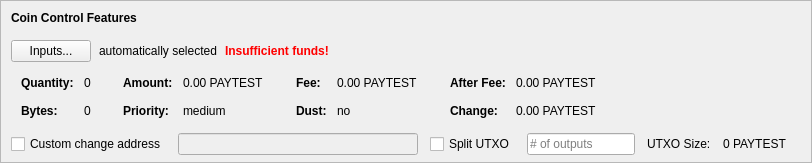
    <widget class="QFrame" name="frameCoinControl">
     <property name="sizePolicy">
      <sizepolicy hsizetype="Expanding" vsizetype="Expanding">
       <horstretch>0</horstretch>
       <verstretch>0</verstretch>
      </sizepolicy>
     </property>
     <property name="maximumSize">
      <size>
       <width>16777215</width>
       <height>16777215</height>
      </size>
     </property>
     <property name="frameShape">
      <enum>QFrame::StyledPanel</enum>
     </property>
     <property name="frameShadow">
      <enum>QFrame::Sunken</enum>
     </property>
     <layout class="QVBoxLayout" name="verticalLayoutCoinControl2">
      <property name="spacing">
       <number>0</number>
      </property>
      <property name="leftMargin">
       <number>0</number>
      </property>
      <property name="topMargin">
       <number>0</number>
      </property>
      <property name="rightMargin">
       <number>0</number>
      </property>
      <property name="bottomMargin">
       <number>6</number>
      </property>
      <item>
       <layout class="QVBoxLayout" name="verticalLayoutCoinControl" stretch="0,0,0,0,1">
        <property name="spacing">
         <number>0</number>
        </property>
        <property name="leftMargin">
         <number>10</number>
        </property>
        <property name="topMargin">
         <number>10</number>
        </property>
        <item>
         <layout class="QHBoxLayout" name="horizontalLayoutCoinControl1">
          <property name="bottomMargin">
           <number>15</number>
          </property>
          <item>
           <widget class="QLabel" name="labelCoinControlFeatures">
            <property name="sizePolicy">
             <sizepolicy hsizetype="Preferred" vsizetype="Maximum">
              <horstretch>0</horstretch>
              <verstretch>0</verstretch>
             </sizepolicy>
            </property>
            <property name="font">
             <font>
              <weight>75</weight>
              <bold>true</bold>
             </font>
            </property>
            <property name="styleSheet">
             <string notr="true">font-weight:bold;</string>
            </property>
            <property name="text">
             <string>Coin Control Features</string>
            </property>
           </widget>
          </item>
         </layout>
        </item>
        <item>
         <layout class="QHBoxLayout" name="horizontalLayoutCoinControl2" stretch="0,0,0,0">
          <property name="spacing">
           <number>8</number>
          </property>
          <property name="bottomMargin">
           <number>10</number>
          </property>
          <item>
           <widget class="QPushButton" name="pushButtonCoinControl">
            <property name="styleSheet">
             <string notr="true"/>
            </property>
            <property name="text">
             <string>Inputs...</string>
            </property>
            <property name="autoDefault">
             <bool>false</bool>
            </property>
           </widget>
          </item>
          <item>
           <widget class="QLabel" name="labelCoinControlAutomaticallySelected">
            <property name="text">
             <string>automatically selected</string>
            </property>
            <property name="margin">
             <number>5</number>
            </property>
           </widget>
          </item>
          <item>
           <widget class="QLabel" name="labelCoinControlInsuffFunds">
            <property name="font">
             <font>
              <weight>75</weight>
              <bold>true</bold>
             </font>
            </property>
            <property name="styleSheet">
             <string notr="true">color:red;font-weight:bold;</string>
            </property>
            <property name="text">
             <string>Insufficient funds!</string>
            </property>
            <property name="margin">
             <number>5</number>
            </property>
           </widget>
          </item>
          <item>
           <spacer name="horizontalSpacerCoinControl">
            <property name="orientation">
             <enum>Qt::Horizontal</enum>
            </property>
            <property name="sizeHint" stdset="0">
             <size>
              <width>40</width>
              <height>1</height>
             </size>
            </property>
           </spacer>
          </item>
         </layout>
        </item>
        <item>
         <widget class="QWidget" name="widgetCoinControl" native="true">
          <property name="sizePolicy">
           <sizepolicy hsizetype="Preferred" vsizetype="Preferred">
            <horstretch>0</horstretch>
            <verstretch>0</verstretch>
           </sizepolicy>
          </property>
          <property name="minimumSize">
           <size>
            <width>0</width>
            <height>0</height>
           </size>
          </property>
          <property name="styleSheet">
           <string notr="true"/>
          </property>
          <layout class="QHBoxLayout" name="horizontalLayoutCoinControl5">
           <property name="leftMargin">
            <number>0</number>
           </property>
           <property name="topMargin">
            <number>0</number>
           </property>
           <property name="rightMargin">
            <number>0</number>
           </property>
           <property name="bottomMargin">
            <number>0</number>
           </property>
           <item>
            <layout class="QHBoxLayout" name="horizontalLayoutCoinControl3" stretch="0,0,0,1">
             <property name="spacing">
              <number>20</number>
             </property>
             <property name="topMargin">
              <number>0</number>
             </property>
             <property name="bottomMargin">
              <number>10</number>
             </property>
             <item>
              <layout class="QFormLayout" name="formLayoutCoinControl1">
               <property name="horizontalSpacing">
                <number>10</number>
               </property>
               <property name="verticalSpacing">
                <number>14</number>
               </property>
               <property name="leftMargin">
                <number>10</number>
               </property>
               <property name="topMargin">
                <number>4</number>
               </property>
               <property name="rightMargin">
                <number>6</number>
               </property>
               <item row="0" column="0">
                <widget class="QLabel" name="labelCoinControlQuantityText">
                 <property name="font">
                  <font>
                   <weight>75</weight>
                   <bold>true</bold>
                  </font>
                 </property>
                 <property name="text">
                  <string>Quantity:</string>
                 </property>
                 <property name="margin">
                  <number>0</number>
                 </property>
                </widget>
               </item>
               <item row="0" column="1">
                <widget class="QLabel" name="labelCoinControlQuantity">
                 <property name="cursor">
                  <cursorShape>IBeamCursor</cursorShape>
                 </property>
                 <property name="contextMenuPolicy">
                  <enum>Qt::ActionsContextMenu</enum>
                 </property>
                 <property name="text">
                  <string notr="true">0</string>
                 </property>
                 <property name="margin">
                  <number>0</number>
                 </property>
                 <property name="textInteractionFlags">
                  <set>Qt::LinksAccessibleByMouse|Qt::TextSelectableByKeyboard|Qt::TextSelectableByMouse</set>
                 </property>
                </widget>
               </item>
               <item row="1" column="0">
                <widget class="QLabel" name="labelCoinControlBytesText">
                 <property name="font">
                  <font>
                   <weight>75</weight>
                   <bold>true</bold>
                  </font>
                 </property>
                 <property name="text">
                  <string>Bytes:</string>
                 </property>
                </widget>
               </item>
               <item row="1" column="1">
                <widget class="QLabel" name="labelCoinControlBytes">
                 <property name="cursor">
                  <cursorShape>IBeamCursor</cursorShape>
                 </property>
                 <property name="contextMenuPolicy">
                  <enum>Qt::ActionsContextMenu</enum>
                 </property>
                 <property name="text">
                  <string notr="true">0</string>
                 </property>
                 <property name="textInteractionFlags">
                  <set>Qt::LinksAccessibleByMouse|Qt::TextSelectableByKeyboard|Qt::TextSelectableByMouse</set>
                 </property>
                </widget>
               </item>
              </layout>
             </item>
             <item>
              <layout class="QFormLayout" name="formLayoutCoinControl2">
               <property name="horizontalSpacing">
                <number>10</number>
               </property>
               <property name="verticalSpacing">
                <number>14</number>
               </property>
               <property name="leftMargin">
                <number>6</number>
               </property>
               <property name="topMargin">
                <number>4</number>
               </property>
               <property name="rightMargin">
                <number>6</number>
               </property>
               <item row="0" column="0">
                <widget class="QLabel" name="labelCoinControlAmountText">
                 <property name="font">
                  <font>
                   <weight>75</weight>
                   <bold>true</bold>
                  </font>
                 </property>
                 <property name="text">
                  <string>Amount:</string>
                 </property>
                 <property name="margin">
                  <number>0</number>
                 </property>
                </widget>
               </item>
               <item row="0" column="1">
                <widget class="QLabel" name="labelCoinControlAmount">
                 <property name="cursor">
                  <cursorShape>IBeamCursor</cursorShape>
                 </property>
                 <property name="contextMenuPolicy">
                  <enum>Qt::ActionsContextMenu</enum>
                 </property>
                 <property name="text">
                  <string notr="true">0.00 PAYTEST</string>
                 </property>
                 <property name="textInteractionFlags">
                  <set>Qt::LinksAccessibleByMouse|Qt::TextSelectableByKeyboard|Qt::TextSelectableByMouse</set>
                 </property>
                </widget>
               </item>
               <item row="1" column="0">
                <widget class="QLabel" name="labelCoinControlPriorityText">
                 <property name="font">
                  <font>
                   <weight>75</weight>
                   <bold>true</bold>
                  </font>
                 </property>
                 <property name="text">
                  <string>Priority:</string>
                 </property>
                </widget>
               </item>
               <item row="1" column="1">
                <widget class="QLabel" name="labelCoinControlPriority">
                 <property name="cursor">
                  <cursorShape>IBeamCursor</cursorShape>
                 </property>
                 <property name="contextMenuPolicy">
                  <enum>Qt::ActionsContextMenu</enum>
                 </property>
                 <property name="text">
                  <string>medium</string>
                 </property>
                 <property name="textInteractionFlags">
                  <set>Qt::LinksAccessibleByMouse|Qt::TextSelectableByKeyboard|Qt::TextSelectableByMouse</set>
                 </property>
                </widget>
               </item>
              </layout>
             </item>
             <item>
              <layout class="QFormLayout" name="formLayoutCoinControl3">
               <property name="horizontalSpacing">
                <number>10</number>
               </property>
               <property name="verticalSpacing">
                <number>14</number>
               </property>
               <property name="leftMargin">
                <number>6</number>
               </property>
               <property name="topMargin">
                <number>4</number>
               </property>
               <property name="rightMargin">
                <number>6</number>
               </property>
               <item row="0" column="0">
                <widget class="QLabel" name="labelCoinControlFeeText">
                 <property name="font">
                  <font>
                   <weight>75</weight>
                   <bold>true</bold>
                  </font>
                 </property>
                 <property name="text">
                  <string>Fee:</string>
                 </property>
                 <property name="margin">
                  <number>0</number>
                 </property>
                </widget>
               </item>
               <item row="0" column="1">
                <widget class="QLabel" name="labelCoinControlFee">
                 <property name="cursor">
                  <cursorShape>IBeamCursor</cursorShape>
                 </property>
                 <property name="contextMenuPolicy">
                  <enum>Qt::ActionsContextMenu</enum>
                 </property>
                 <property name="text">
                  <string notr="true">0.00 PAYTEST</string>
                 </property>
                 <property name="textInteractionFlags">
                  <set>Qt::LinksAccessibleByMouse|Qt::TextSelectableByKeyboard|Qt::TextSelectableByMouse</set>
                 </property>
                </widget>
               </item>
               <item row="1" column="0">
                <widget class="QLabel" name="labelCoinControlLowOutputText">
                 <property name="font">
                  <font>
                   <weight>75</weight>
                   <bold>true</bold>
                  </font>
                 </property>
                 <property name="text">
                  <string>Dust:</string>
                 </property>
                </widget>
               </item>
               <item row="1" column="1">
                <widget class="QLabel" name="labelCoinControlLowOutput">
                 <property name="cursor">
                  <cursorShape>IBeamCursor</cursorShape>
                 </property>
                 <property name="contextMenuPolicy">
                  <enum>Qt::ActionsContextMenu</enum>
                 </property>
                 <property name="text">
                  <string>no</string>
                 </property>
                 <property name="textInteractionFlags">
                  <set>Qt::LinksAccessibleByMouse|Qt::TextSelectableByKeyboard|Qt::TextSelectableByMouse</set>
                 </property>
                </widget>
               </item>
              </layout>
             </item>
             <item>
              <layout class="QFormLayout" name="formLayoutCoinControl4">
               <property name="horizontalSpacing">
                <number>10</number>
               </property>
               <property name="verticalSpacing">
                <number>14</number>
               </property>
               <property name="leftMargin">
                <number>6</number>
               </property>
               <property name="topMargin">
                <number>4</number>
               </property>
               <property name="rightMargin">
                <number>6</number>
               </property>
               <item row="0" column="0">
                <widget class="QLabel" name="labelCoinControlAfterFeeText">
                 <property name="font">
                  <font>
                   <weight>75</weight>
                   <bold>true</bold>
                  </font>
                 </property>
                 <property name="text">
                  <string>After Fee:</string>
                 </property>
                 <property name="margin">
                  <number>0</number>
                 </property>
                </widget>
               </item>
               <item row="0" column="1">
                <widget class="QLabel" name="labelCoinControlAfterFee">
                 <property name="cursor">
                  <cursorShape>IBeamCursor</cursorShape>
                 </property>
                 <property name="contextMenuPolicy">
                  <enum>Qt::ActionsContextMenu</enum>
                 </property>
                 <property name="text">
                  <string notr="true">0.00 PAYTEST</string>
                 </property>
                 <property name="textInteractionFlags">
                  <set>Qt::LinksAccessibleByMouse|Qt::TextSelectableByKeyboard|Qt::TextSelectableByMouse</set>
                 </property>
                </widget>
               </item>
               <item row="1" column="0">
                <widget class="QLabel" name="labelCoinControlChangeText">
                 <property name="font">
                  <font>
                   <weight>75</weight>
                   <bold>true</bold>
                  </font>
                 </property>
                 <property name="text">
                  <string>Change:</string>
                 </property>
                </widget>
               </item>
               <item row="1" column="1">
                <widget class="QLabel" name="labelCoinControlChange">
                 <property name="cursor">
                  <cursorShape>IBeamCursor</cursorShape>
                 </property>
                 <property name="contextMenuPolicy">
                  <enum>Qt::ActionsContextMenu</enum>
                 </property>
                 <property name="text">
                  <string notr="true">0.00 PAYTEST</string>
                 </property>
                 <property name="textInteractionFlags">
                  <set>Qt::LinksAccessibleByMouse|Qt::TextSelectableByKeyboard|Qt::TextSelectableByMouse</set>
                 </property>
                </widget>
               </item>
              </layout>
             </item>
            </layout>
           </item>
          </layout>
         </widget>
        </item>
        <item>
         <layout class="QHBoxLayout" name="horizontalLayoutCoinControl4" stretch="0,0,0,0,0,0,0">
          <property name="spacing">
           <number>12</number>
          </property>
          <property name="sizeConstraint">
           <enum>QLayout::SetDefaultConstraint</enum>
          </property>
          <property name="topMargin">
           <number>5</number>
          </property>
          <property name="rightMargin">
           <number>5</number>
          </property>
          <item>
           <widget class="QCheckBox" name="checkBoxCoinControlChange">
            <property name="toolTip">
             <string>If this is activated, but the change address is empty or invalid, change will be sent to a newly generated address.</string>
            </property>
            <property name="text">
             <string>Custom change address</string>
            </property>
           </widget>
          </item>
          <item>
           <widget class="QValidatedLineEdit" name="lineEditCoinControlChange">
            <property name="enabled">
             <bool>false</bool>
            </property>
            <property name="sizePolicy">
             <sizepolicy hsizetype="Expanding" vsizetype="Fixed">
              <horstretch>0</horstretch>
              <verstretch>0</verstretch>
             </sizepolicy>
            </property>
           </widget>
          </item>
          <item>
           <widget class="QCheckBox" name="splitBlockCheckBox">
            <property name="text">
             <string>Split UTXO</string>
            </property>
           </widget>
          </item>
          <item>
           <widget class="QLineEdit" name="splitBlockLineEdit">
            <property name="sizePolicy">
             <sizepolicy hsizetype="Fixed" vsizetype="Fixed">
              <horstretch>50</horstretch>
              <verstretch>0</verstretch>
             </sizepolicy>
            </property>
            <property name="placeholderText">
             <string># of outputs</string>
            </property>
           </widget>
          </item>
          <item>
           <widget class="QLabel" name="labelBlockSizeText">
            <property name="text">
             <string>UTXO Size:</string>
            </property>
           </widget>
          </item>
          <item>
           <widget class="QLabel" name="labelBlockSize">
            <property name="text">
             <string>0 PAYTEST</string>
            </property>
           </widget>
          </item>
          <item>
           <widget class="QLabel" name="labelCoinControlChangeLabel">
            <property name="sizePolicy">
             <sizepolicy hsizetype="Preferred" vsizetype="Expanding">
              <horstretch>0</horstretch>
              <verstretch>0</verstretch>
             </sizepolicy>
            </property>
            <property name="minimumSize">
             <size>
              <width>0</width>
              <height>0</height>
             </size>
            </property>
            <property name="text">
             <string/>
            </property>
            <property name="margin">
             <number>3</number>
            </property>
           </widget>
          </item>
         </layout>
        </item>
        <item>
         <spacer name="verticalSpacerCoinControl">
          <property name="orientation">
           <enum>Qt::Vertical</enum>
          </property>
          <property name="sizeHint" stdset="0">
           <size>
            <width>800</width>
            <height>1</height>
           </size>
          </property>
         </spacer>
        </item>
       </layout>
      </item>
     </layout>
    </widget>
